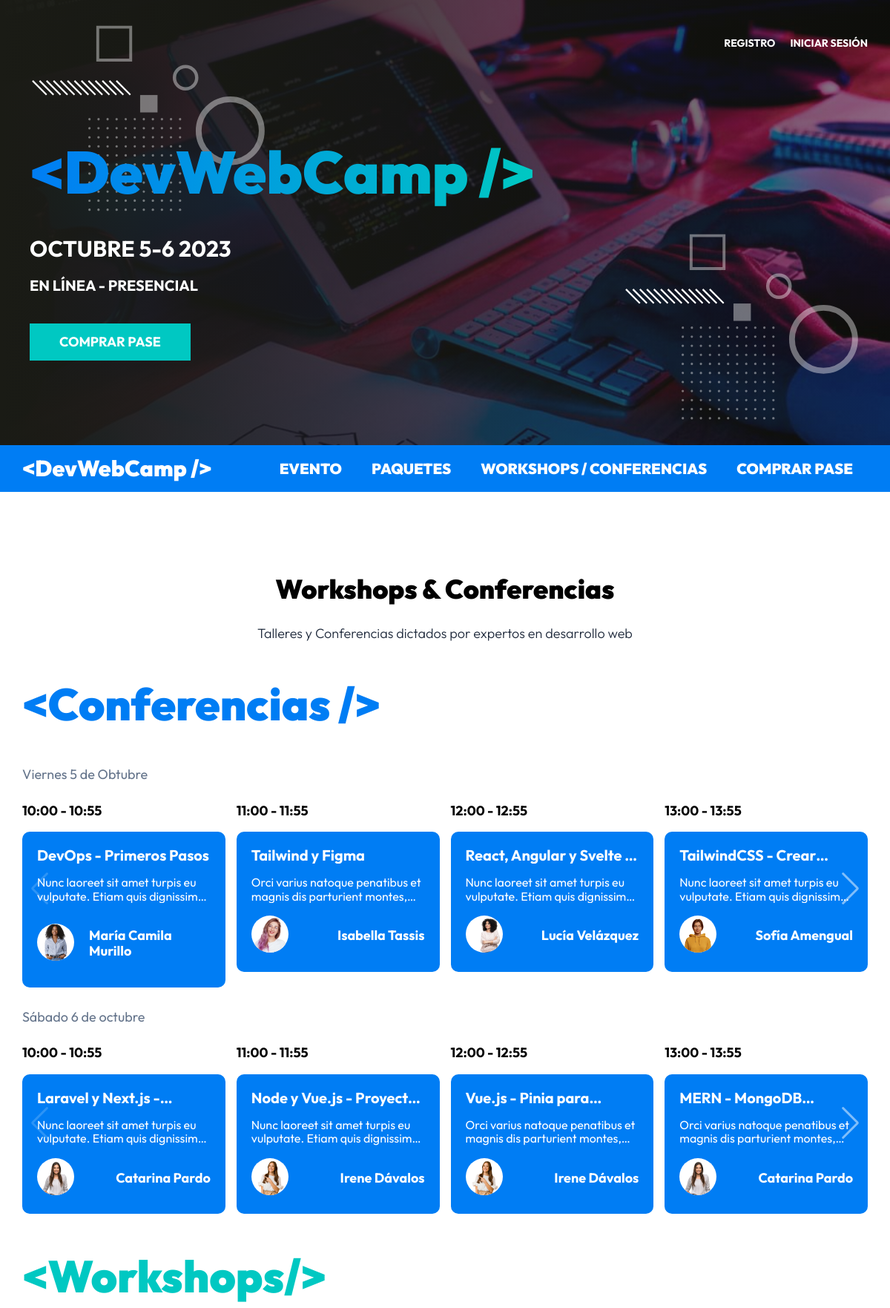
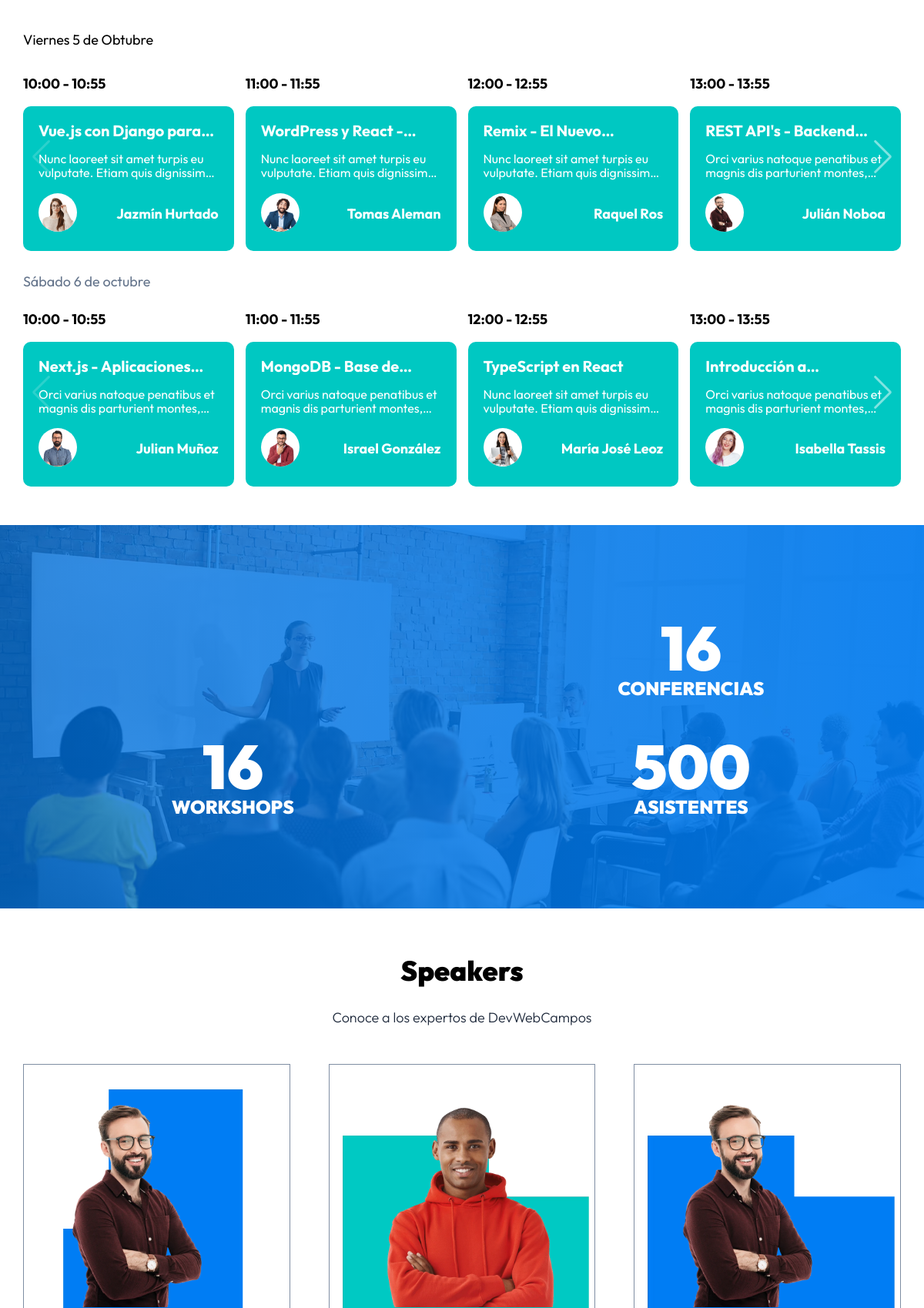
The page / (upper part) on the database its author committed (2 pictures, top to bottom).
### tables this page shows
CREATE TABLE `eventos` (
  `id` int(11) NOT NULL,
  `nombre` varchar(120) DEFAULT NULL,
  `descripcion` text DEFAULT NULL,
  `disponibles` int(11) DEFAULT NULL,
  `categoria_id` int(11) NOT NULL,
  `dia_id` int(11) NOT NULL,
  `hora_id` int(11) NOT NULL,
  `ponente_id` int(11) NOT NULL
);

CREATE TABLE `horas` (
  `id` int(11) NOT NULL,
  `hora` varchar(13) DEFAULT NULL
);

CREATE TABLE `ponentes` (
  `id` int(11) NOT NULL,
  `nombre` varchar(40) DEFAULT NULL,
  `apellido` varchar(40) DEFAULT NULL,
  `ciudad` varchar(20) DEFAULT NULL,
  `pais` varchar(20) DEFAULT NULL,
  `imagen` varchar(32) DEFAULT NULL,
  `tags` varchar(120) DEFAULT NULL,
  `redes` text DEFAULT NULL
);

### controllers/PaginasController.php (called while the page is built, shortened)
<?php
class PaginasController {
    public static function index(Router $router) {
       $eventos = Evento::ordenar('hora_id', 'ASC');
        $eventos_formateados = [];
        foreach($eventos as $evento) {
            $evento->categoria = Categoria::find($evento->categoria_id);
            $evento->dia = Dia::find($evento->dia_id);
            $evento->hora = Hora::find($evento->hora_id);
            $evento->ponente = Ponente::find($evento->ponente_id);
            if($evento->dia_id === "1" && $evento->categoria_id === "1") {
                $eventos_formateados['conferencias_v'][] = $evento;
            }
            if($evento->dia_id === "2" && $evento->categoria_id === "1") {
                $eventos_formateados['conferencias_s'][] = $evento;
            }
            if($evento->dia_id === "1" && $evento->categoria_id === "2") {
                $eventos_formateados['workshops_v'][] = $evento;
            }
            if($evento->dia_id === "2" && $evento->categoria_id === "2") {
                $eventos_formateados['workshops_s'][] = $evento;
            }
        }
        $ponentes_total = Ponente::total();
        $conferencias_total = Evento::total('categoria_id', 1);
        $workshops_total = Evento::total('categoria_id', 2);
        $ponentes = Ponente::all();
        $router->render('paginas/index', [
            'titulo' => 'Inicio',
            'eventos' => $eventos_formateados,
            'ponentes_total' => $ponentes_total,
            'conferencias_total' => $conferencias_total,
            'workshops_total' => $workshops_total,
            'ponentes' => $ponentes
        ]);
    }
}

### public/index.php (called while the page is built, shortened)
<?php
$router = new Router();
$router->get('/login', [AuthController::class, 'login']);
$router->post('/login', [AuthController::class, 'login']);
$router->post('/logout', [AuthController::class, 'logout']);
$router->get('/registro', [AuthController::class, 'registro']);
$router->post('/registro', [AuthController::class, 'registro']);
$router->get('/olvide', [AuthController::class, 'olvide']);
$router->post('/olvide', [AuthController::class, 'olvide']);
$router->get('/reestablecer', [AuthController::class, 'reestablecer']);
$router->post('/reestablecer', [AuthController::class, 'reestablecer']);
$router->get('/mensaje', [AuthController::class, 'mensaje']);
$router->get('/confirmar-cuenta', [AuthController::class, 'confirmar']);
$router->get('/admin/dashboard', [DashboardController::class, 'index']);
$router->get('/admin/ponentes', [PonentesController::class, 'index']);
$router->get('/admin/ponentes/crear', [PonentesController::class, 'crear']);
$router->post('/admin/ponentes/crear', [PonentesController::class, 'crear']);
$router->get('/admin/ponentes/editar', [PonentesController::class, 'editar']);
$router->post('/admin/ponentes/editar', [PonentesController::class, 'editar']);
$router->post('/admin/ponentes/eliminar', [PonentesController::class, 'eliminar']);
$router->get('/admin/eventos', [EventosController::class, 'index']);
$router->get('/admin/eventos/crear', [EventosController::class, 'crear']);
$router->post('/admin/eventos/crear', [EventosController::class, 'crear']);
$router->get('/admin/eventos/editar', [EventosController::class, 'editar']);
$router->post('/admin/eventos/editar', [EventosController::class, 'editar']);
$router->post('/admin/eventos/eliminar', [EventosController::class, 'eliminar']);
$router->get('/api/eventos-horario', [APIEventos::class, 'index']);
$router->get('/api/ponentes', [APIPonentes::class, 'index']);
$router->get('/api/ponente', [APIPonentes::class, 'ponente']);
$router->get('/api/usuario', [APIUsuarios::class, 'index']);
$router->get('/api/regalos', [APIRegalos::class, 'index']);
$router->get('/api/evento', [APIEventosDisponibles::class, 'index']);
$router->get('/admin/registrados', [RegistradosController::class, 'index']);
$router->get('/admin/general', [GeneralController::class, 'index']);
$router->get('/admin/regalos', [RegalosController::class, 'index']);
$router->get('/finalizar-registro', [RegistroController::class, 'crear']);
$router->post('/finalizar-registro/gratis', [RegistroController::class, 'gratis']);
$router->post('/finalizar-registro/pagar', [RegistroController::class, 'pagar']);
$router->get('/finalizar-registro/conferencias', [RegistroController::class, 'conferencias']);
$router->post('/finalizar-registro/conferencias', [RegistroController::class, 'conferencias']);
$router->get('/boleto', [RegistroController::class, 'boleto']);
$router->get('/', [PaginasController::class, 'index'] );
$router->get('/devwebcamp', [PaginasController::class, 'evento'] );
$router->get('/paquetes', [PaginasController::class, 'paquetes'] );
$router->get('/workshops-conferencias', [PaginasController::class, 'conferencias'] );
$router->get('/404', [PaginasController::class, 'error'] );
$router->comprobarRutas();

### models/ActiveRecord.php (called while the page is built, shortened)
<?php
class ActiveRecord {
    protected static $db;
    protected static $tabla = '';
    public static function setDB($database) {
        self::$db = $database;
    }
    public static function consultarSQL($query) {
        $resultado = self::$db->query($query);
        $array = [];
        while($registro = $resultado->fetch_assoc()) {
            $array[] = static::crearObjeto($registro);
        }
        return $array;
    }
    protected static function crearObjeto($registro) {
        $objeto = new static;
        foreach($registro as $key => $value ) {
            if(property_exists( $objeto, $key  )) {
                $objeto->$key = $value;
            }
        }
        return $objeto;
    }
    public static function all($orden = 'DESC') {
        $query = "SELECT * FROM " . static::$tabla . " ORDER BY id ${orden}";
        $resultado = self::consultarSQL($query);
        return $resultado;
    }
    public static function find($id) {
        $query = "SELECT * FROM " . static::$tabla  ." WHERE id = ${id}";
        $resultado = self::consultarSQL($query);
        return array_shift( $resultado ) ;
    }
    public static function ordenar($columna, $orden){
        $query = "SELECT * FROM " . static::$tabla . " ORDER BY ${columna} ${orden} ";
        $resultado = self::consultarSQL($query);
        return $resultado;
    }
    public static function total($columna = '', $valor = '') {
        $query = "SELECT COUNT(*) FROM " . static::$tabla;
        if($columna){
            $query .= " WHERE ${columna} = ${valor}";
        }
        $resultado = self::$db->query($query);
        $total = $resultado->fetch_array();
        return array_shift($total);
    }
}

### views/templates/evento.php (the view)
<div class="evento swiper-slide">
    <p class="evento__hora"><?php echo $evento->hora->hora; ?></p>
    <div class="evento__informacion">
    <h4 class="evento__nombre"><?php echo $evento->nombre; ?></h4>
    <p class="evento__introduccion"><?php echo $evento->descripcion; ?></p>
    <div class="evento__autor-info">
            <picture>
                <source srcset="img/speakers/<?php echo $evento->ponente->imagen; ?>.webp" type="image/webp">
                <source srcset="img/speakers/<?php echo $evento->ponente->imagen; ?>.png" type="image/png">
                <img class="evento__imagen-autor" loading="lazy" width="200" height="300" src="img/speakers/<?php echo $evento->ponente->imagen; ?>.png" alt="Imagen Ponente">
            </picture>
        <p class="evento__autor-nombre">
            <?php echo $evento->ponente->nombre . ' ' . $evento->ponente->apellido; ?>
        </p>
    </div>
    </div>
</div>

### views/paginas/conferencias.php (shortened to what this page needs)
<main class="agenda">
    <h2 class="agenda__heading">Workshops & Conferencias</h2>
    <p class="agenda__descripcion">Talleres y Conferencias dictados por expertos en desarrollo web
    </p>
    <div class="eventos">
        <h3 class="eventos__heading">&lt;Conferencias /></h3>
        <p class="eventos__fecha">Viernes 5 de Obtubre</p>
        <div class="eventos__listado slider swiper">
            <div class="swiper-wrapper">
                <?php foreach ($eventos['conferencias_v'] as $evento) { ?>
                    <?php include __DIR__ . '../../templates/evento.php'; ?>
                <?php } ?>
            </div>
            <div class="swiper-button-next"></div>
        </div>
        <p href="" class="eventos__fecha">Sábado 6 de octubre</p>
        <div class="eventos__listado slider swiper">
            <div class="swiper-wrapper">
                <?php foreach ($eventos['conferencias_s'] as $evento) { ?>
                    <?php include __DIR__ . '../../templates/evento.php'; ?>
                <?php } ?>
            </div>
            <div class="swiper-button-next"></div>
        </div>
    </div>
    <div class="eventos eventos--workshops">
        <h3 class="eventos__heading">&lt;Workshops/></h3>
        <p class="eventoso__fecha">Viernes 5 de Obtubre</p>
        <div class="eventos__listado slider swiper">
            <div class="swiper-wrapper">
                <?php foreach ($eventos['workshops_v'] as $evento) { ?>
                    <?php include __DIR__ . '../../templates/evento.php'; ?>
                <?php } ?>
            </div>
            <div class="swiper-button-next"></div>
        </div>
        <p href="" class="eventos__fecha">Sábado 6 de octubre</p>
        <div class="eventos__listado slider swiper">
            <div class="swiper-wrapper">
                <?php foreach ($eventos['workshops_s'] as $evento) { ?>
                    <?php include __DIR__ . '../../templates/evento.php'; ?>
                <?php } ?>
            </div>
            <div class="swiper-button-next"></div>
        </div>
    </div>
</main>

### views/paginas/index.php (shortened to what this page needs)
<?php
    include_once __DIR__ . '/conferencias.php';
?>
<section class="resumen">
    <div class="resumen__grid">
        <div <?php aos_animacion(); ?> class="resumen__bloque">
            <p href="" class="resumen__texto resumen__texto--numero"><?php echo $ponentes_total;  ?></p>
            <p href="" class="resumen__texto">Speakers</p>
        </div>
        <div <?php aos_animacion(); ?> class="resumen__bloque">
            <p href="" class="resumen__texto resumen__texto--numero"><?php echo $conferencias_total;  ?></p>
            <p href="" class="resumen__texto">Conferencias</p>
        </div>
        <div <?php aos_animacion(); ?> class="resumen__bloque">
            <p href="" class="resumen__texto resumen__texto--numero"><?php echo $workshops_total;  ?></p>
            <p href="" class="resumen__texto">Workshops</p>
        </div>
        <div <?php aos_animacion(); ?> class="resumen__bloque">
            <p href="" class="resumen__texto resumen__texto--numero">500</p>
            <p href="" class="resumen__texto">Asistentes</p>
        </div>
    </div>
</section>
    <h2 class="speakers__heading">Speakers</h2>
    <p class="speakers__descripcion">Conoce a los expertos de DevWebCampos</p>
    <div class="speakers__grid">
        <?php foreach ($ponentes as $ponente) { ?>
            <div <?php aos_animacion(); ?> class="speaker">
                <picture>
                    <source srcset="img/speakers/<?php echo $ponente->imagen; ?>.webp" type="image/webp">
                    <source srcset="img/speakers/<?php echo $ponente->imagen; ?>.png" type="image/png">
                    <img class="speaker__imagen" loading="lazy" width="200" height="300" src="img/speakers/<?php echo $evento->ponente->imagen; ?>.png" alt="Imagen Ponente">
                </picture>
            </div>
            <?php  } ?>
    </div>

### includes/funciones.php (shortened to what this page needs)
<?php
function pagina_actual($path) : bool {
    return str_contains( $_SERVER['PATH_INFO'] ?? '/', $path ) ? true : false;
}
function is_auth() : bool {
    return isset( $_SESSION['nombre'] ) && !empty($_SESSION);
}
function aos_animacion() : void{
    $efectos = ['fade-up', 'fade-down', 'fade-left', 'fade-right', 'flip-left', 'flip-right', 'zoom-in', 'zoom-in-up', 'zoom-in-down', 'zoom-out'];
    $efecto = array_rand( $efectos );
    echo ' data-aos="' . $efectos[$efecto] . '" ';
}

### Router.php (shortened to what this page needs)
<?php
class Router
{
    public array $getRoutes = [];
    public array $postRoutes = [];
    public function get($url, $fn)
    {
        $this->getRoutes[$url] = $fn;
    }
    public function post($url, $fn)
    {
        $this->postRoutes[$url] = $fn;
    }
    public function comprobarRutas()
    {
        $url_actual = $_SERVER['PATH_INFO'] ?? '/';
        $method = $_SERVER['REQUEST_METHOD'];
        if ($method === 'GET') {
            $fn = $this->getRoutes[$url_actual] ?? null;
        } else {
            $fn = $this->postRoutes[$url_actual] ?? null;
        }
        if ( $fn ) {
            call_user_func($fn, $this);
        } else {
            header('Location: /404');
        }
    }
    public function render($view, $datos = [])
    {
        include_once __DIR__ . "/views/$view.php";
        $contenido = ob_get_clean();
        $url_actual = $_SERVER['PATH_INFO'] ?? '/';
        if(str_contains($url_actual, '/admin')) {
            include_once __DIR__ . '/views/admin-layout.php';
        } else {
            include_once __DIR__ . '/views/layout.php';
        }
    }
}

### views/layout.php (shortened to what this page needs)
<!DOCTYPE html>
<html lang="en">
<head>
    <link rel="stylesheet" href="https://unpkg.com/leaflet@1.8.0/dist/leaflet.css" />
    <link rel="stylesheet" href="https://cdnjs.cloudflare.com/ajax/libs/font-awesome/6.1.2/css/all.min.css" />
    <link href="https://unpkg.com/aos@2.3.1/dist/aos.css" rel="stylesheet">
    <link rel="stylesheet" href="/build/css/app.css">
</head>
<body>
    <?php
        include_once __DIR__ .'/templates/header.php';
        echo $contenido;
    ?>
</body>
</html>

### views/templates/header.php (shortened to what this page needs)
<header class="header">
    <div class="header__contenedor">
        <nav class="header__navegacion">
            <?php if(is_auth()){ ?>
                <a href="<?php echo is_admin() ? '/admin/dashboard' : '/finalizar-registro'; ?>" class="header__enlace">Administrar</a>
                <form method="POST" action="/logout" class="header__form">
                    <input type="submit" value="Cerrar Sesion" class="header__submit">
                </form>
            <?php } else { ?>
                <a href="/registro" class="header__enlace">Registro</a>
                <a href="/login" class="header__enlace">Iniciar Sesión</a>
            <?php } ?>
        </nav>
        <div class="header__contenido">
            <a href="/">
                <h1 class="header__logo">
                </h1>
            </a>
            <p href="" class="header__texto">Octubre 5-6 2023</p>
            <p href="" class="header__texto header__texto--modalidad">En Línea - Presencial</p>
            <a href="/registro" class="header__boton">Comprar Pase</a>
        </div>
    </div>
</header>
<div class="barra">
    <div class="barra__contenido">
        <a href="/">
            <h2 class="barra__logo">
            &#60;DevWebCamp />
            </h2>
        </a>
        <nav class="navegacion">
            <a href="/devwebcamp" class="navegacion__enlace <?php echo pagina_actual('/devwebcamp') ? 'navegacion__enlace--actual' : ''; ?> ">Evento</a>
            <a href="/paquetes" class="navegacion__enlace <?php echo pagina_actual('/paquetes') ? 'navegacion__enlace--actual' : ''; ?> ">Paquetes</a>
            <a href="/workshops-conferencias" class="navegacion__enlace <?php echo pagina_actual('/workshops-conferencias') ? 'navegacion__enlace--actual' : ''; ?> ">Workshops / Conferencias</a>
            <a href="/registro" class="navegacion__enlace <?php echo pagina_actual('/registro') ? 'navegacion__enlace--actual' : ''; ?> ">Comprar Pase</a>
        </nav>
    </div>
</div>

### rows shown on the page
eventos: hora.hora "10:00 - 10:55", nombre "DevOps - Primeros Pasos", descripcion "Nunc laoreet sit amet turpis eu vulputate. Etiam quis…", ponente.imagen (picture), ponente.nombre "María Camila", ponente.apellido "Murillo"
eventos: hora.hora "11:00 - 11:55", nombre "Tailwind y Figma", descripcion "Orci varius natoque penatibus et magnis dis parturient…", ponente.imagen (picture), ponente.nombre "Isabella", ponente.apellido "Tassis"
eventos: hora.hora "12:00 - 12:55", nombre "React, Angular y Svelte…", descripcion "Nunc laoreet sit amet turpis eu vulputate. Etiam quis…", ponente.imagen (picture), ponente.nombre "Lucía", ponente.apellido "Velázquez"
eventos: hora.hora "13:00 - 13:55", nombre "TailwindCSS -…", descripcion "Nunc laoreet sit amet turpis eu vulputate. Etiam quis…", ponente.imagen (picture), ponente.nombre "Sofía", ponente.apellido "Amengual"
eventos: hora.hora "10:00 - 10:55", nombre "Laravel y Next.js…", descripcion "Nunc laoreet sit amet turpis eu vulputate. Etiam quis…", ponente.imagen (picture), ponente.nombre "Catarina", ponente.apellido "Pardo"
eventos: hora.hora "11:00 - 11:55", nombre "Node y Vue.js -…", descripcion "Nunc laoreet sit amet turpis eu vulputate. Etiam quis…", ponente.imagen (picture), ponente.nombre "Irene", ponente.apellido "Dávalos"
eventos: hora.hora "12:00 - 12:55", nombre "Vue.js - Pinia…", descripcion "Orci varius natoque penatibus et magnis dis parturient…", ponente.imagen (picture), ponente.nombre "Irene", ponente.apellido "Dávalos"
eventos: hora.hora "13:00 - 13:55", nombre "MERN -…", descripcion "Orci varius natoque penatibus et magnis dis parturient…", ponente.imagen (picture), ponente.nombre "Catarina", ponente.apellido "Pardo"
eventos: hora.hora "10:00 - 10:55", nombre "Vue.js con Django…", descripcion "Nunc laoreet sit amet turpis eu vulputate. Etiam quis…", ponente.imagen (picture), ponente.nombre "Jazmín", ponente.apellido "Hurtado"
eventos: hora.hora "11:00 - 11:55", nombre "WordPress y React…", descripcion "Nunc laoreet sit amet turpis eu vulputate. Etiam quis…", ponente.imagen (picture), ponente.nombre "Tomas", ponente.apellido "Aleman"
eventos: hora.hora "12:00 - 12:55", nombre "Remix - El…", descripcion "Nunc laoreet sit amet turpis eu vulputate. Etiam quis…", ponente.imagen (picture), ponente.nombre "Raquel", ponente.apellido "Ros"
eventos: hora.hora "13:00 - 13:55", nombre "REST API's -…", descripcion "Orci varius natoque penatibus et magnis dis parturient…", ponente.imagen (picture), ponente.nombre "Julián", ponente.apellido "Noboa"
eventos: hora.hora "10:00 - 10:55", nombre "Next.js -…", descripcion "Orci varius natoque penatibus et magnis dis parturient…", ponente.imagen (picture), ponente.nombre "Julian", ponente.apellido "Muñoz"
eventos: hora.hora "11:00 - 11:55", nombre "MongoDB - Base…", descripcion "Orci varius natoque penatibus et magnis dis parturient…", ponente.imagen (picture), ponente.nombre "Israel", ponente.apellido "González"
eventos: hora.hora "12:00 - 12:55", nombre "TypeScript en React", descripcion "Nunc laoreet sit amet turpis eu vulputate. Etiam quis…", ponente.imagen (picture), ponente.nombre "María José", ponente.apellido "Leoz"
eventos: hora.hora "13:00 - 13:55", nombre "Introducción…", descripcion "Orci varius natoque penatibus et magnis dis parturient…", ponente.imagen (picture), ponente.nombre "Isabella", ponente.apellido "Tassis"
ponentes: shows a picture
ponentes: shows a picture
ponentes: shows a picture

### other values the page prints
$conferencias_total "16"
$workshops_total "16"
